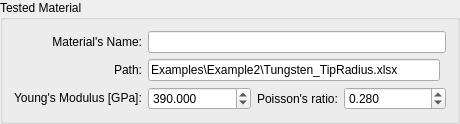
               <widget class="QGroupBox" name="groupBox_29">
                <property name="sizePolicy">
                 <sizepolicy hsizetype="Maximum" vsizetype="Maximum">
                  <horstretch>0</horstretch>
                  <verstretch>0</verstretch>
                 </sizepolicy>
                </property>
                <property name="minimumSize">
                 <size>
                  <width>460</width>
                  <height>0</height>
                 </size>
                </property>
                <property name="maximumSize">
                 <size>
                  <width>460</width>
                  <height>16777215</height>
                 </size>
                </property>
                <property name="title">
                 <string>Tested Material</string>
                </property>
                <layout class="QGridLayout" name="gridLayout_60">
                 <item row="0" column="0">
                  <widget class="QLabel" name="label_75">
                   <property name="sizePolicy">
                    <sizepolicy hsizetype="Preferred" vsizetype="Preferred">
                     <horstretch>0</horstretch>
                     <verstretch>0</verstretch>
                    </sizepolicy>
                   </property>
                   <property name="text">
                    <string>Material's Name:</string>
                   </property>
                   <property name="alignment">
                    <set>Qt::AlignRight|Qt::AlignTrailing|Qt::AlignVCenter</set>
                   </property>
                  </widget>
                 </item>
                 <item row="3" column="3">
                  <widget class="QDoubleSpinBox" name="doubleSpinBox_Poisson_tabTipRadius">
                   <property name="sizePolicy">
                    <sizepolicy hsizetype="Minimum" vsizetype="Fixed">
                     <horstretch>0</horstretch>
                     <verstretch>0</verstretch>
                    </sizepolicy>
                   </property>
                   <property name="decimals">
                    <number>3</number>
                   </property>
                   <property name="singleStep">
                    <double>0.001000000000000</double>
                   </property>
                   <property name="value">
                    <double>0.280000000000000</double>
                   </property>
                  </widget>
                 </item>
                 <item row="3" column="0">
                  <widget class="QLabel" name="label_83">
                   <property name="sizePolicy">
                    <sizepolicy hsizetype="Maximum" vsizetype="Maximum">
                     <horstretch>0</horstretch>
                     <verstretch>0</verstretch>
                    </sizepolicy>
                   </property>
                   <property name="text">
                    <string>Young's Modulus [GPa]:</string>
                   </property>
                  </widget>
                 </item>
                 <item row="1" column="0">
                  <widget class="QLabel" name="label_73">
                   <property name="text">
                    <string>Path:</string>
                   </property>
                   <property name="alignment">
                    <set>Qt::AlignRight|Qt::AlignTrailing|Qt::AlignVCenter</set>
                   </property>
                  </widget>
                 </item>
                 <item row="3" column="1">
                  <widget class="QDoubleSpinBox" name="doubleSpinBox_E_tabTipRadius">
                   <property name="sizePolicy">
                    <sizepolicy hsizetype="Minimum" vsizetype="Maximum">
                     <horstretch>0</horstretch>
                     <verstretch>0</verstretch>
                    </sizepolicy>
                   </property>
                   <property name="decimals">
                    <number>3</number>
                   </property>
                   <property name="maximum">
                    <double>9999.000000000000000</double>
                   </property>
                   <property name="singleStep">
                    <double>0.001000000000000</double>
                   </property>
                   <property name="value">
                    <double>390.000000000000000</double>
                   </property>
                  </widget>
                 </item>
                 <item row="3" column="2">
                  <widget class="QLabel" name="label_74">
                   <property name="sizePolicy">
                    <sizepolicy hsizetype="Maximum" vsizetype="Preferred">
                     <horstretch>0</horstretch>
                     <verstretch>0</verstretch>
                    </sizepolicy>
                   </property>
                   <property name="text">
                    <string>Poisson's ratio:</string>
                   </property>
                  </widget>
                 </item>
                 <item row="1" column="1" colspan="3">
                  <widget class="QLineEdit" name="lineEdit_path_tabTipRadius">
                   <property name="sizePolicy">
                    <sizepolicy hsizetype="Expanding" vsizetype="Maximum">
                     <horstretch>0</horstretch>
                     <verstretch>0</verstretch>
                    </sizepolicy>
                   </property>
                   <property name="minimumSize">
                    <size>
                     <width>0</width>
                     <height>0</height>
                    </size>
                   </property>
                   <property name="maximumSize">
                    <size>
                     <width>292</width>
                     <height>16777215</height>
                    </size>
                   </property>
                   <property name="text">
                    <string>Examples\Example2\Tungsten_TipRadius.xlsx</string>
                   </property>
                  </widget>
                 </item>
                 <item row="0" column="1" colspan="3">
                  <widget class="QLineEdit" name="lineEdit_MaterialName_tabTipRadius">
                   <property name="sizePolicy">
                    <sizepolicy hsizetype="Preferred" vsizetype="Fixed">
                     <horstretch>0</horstretch>
                     <verstretch>0</verstretch>
                    </sizepolicy>
                   </property>
                  </widget>
                 </item>
                </layout>
               </widget>
